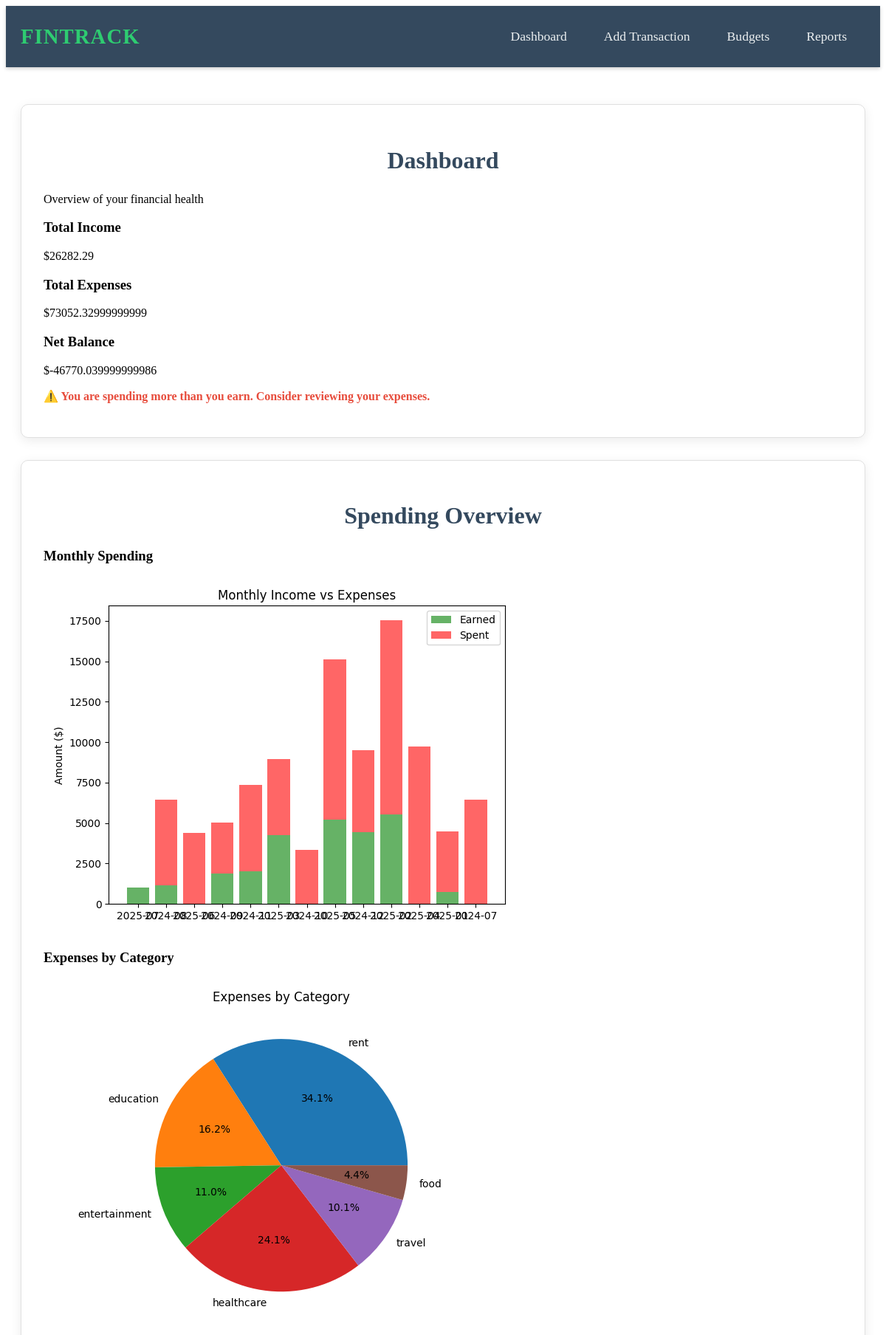
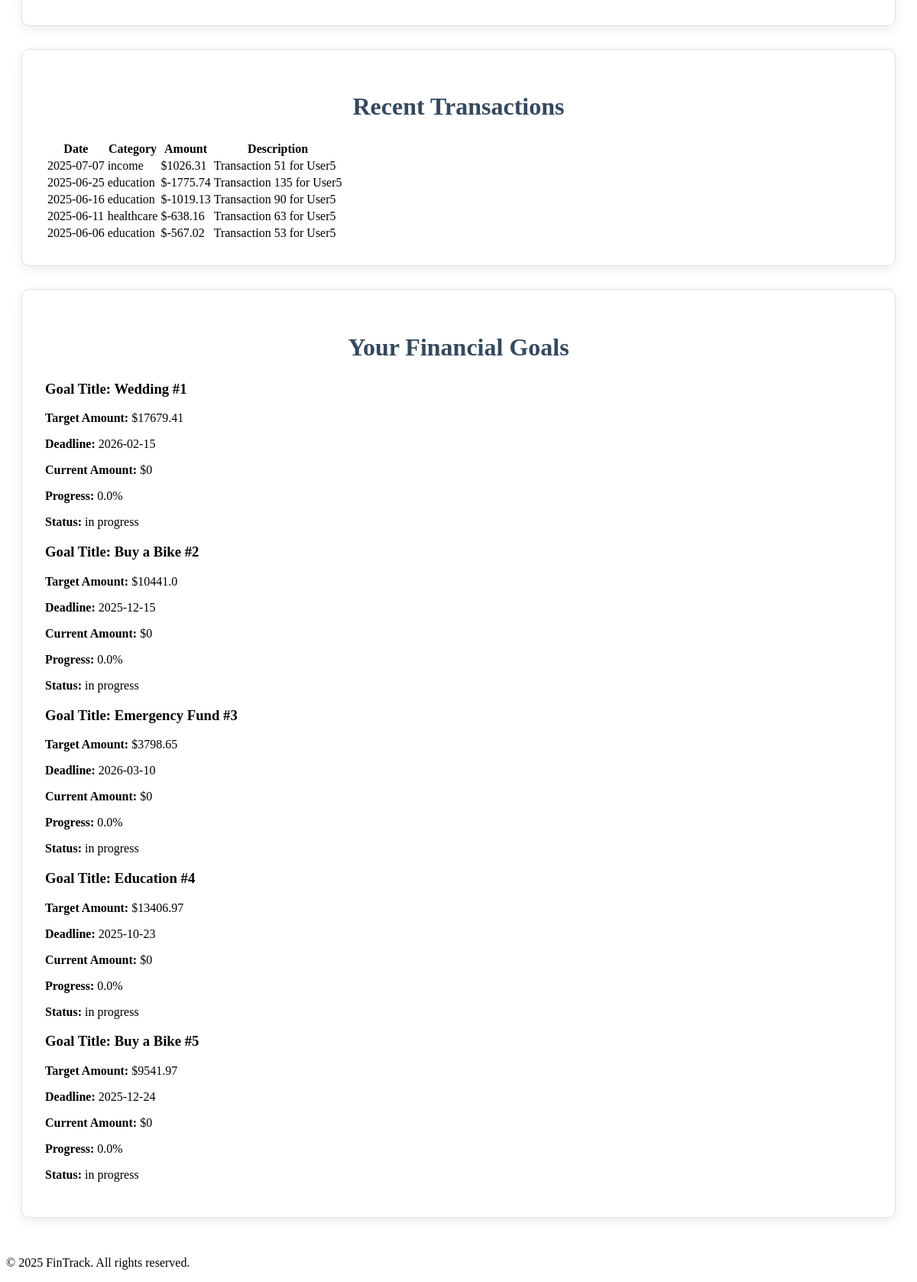
The app's page /dashboard (signed in) with its own data (2 pictures, top to bottom).
### tables this page shows
CREATE TABLE transactions(
        id INTEGER PRIMARY KEY AUTOINCREMENT,
        user_id INTEGER NOT NULL,
        amount REAL,
        category TEXT,
        date TEXT,
        description TEXT,
        FOREIGN KEY(user_id) REFERENCES users(id)
        );

CREATE TABLE goals(
        id INTEGER PRIMARY KEY AUTOINCREMENT,
        user_id INTEGER NOT NULL,
        title TEXT NOT NULL,
        target_amount REAL NOT NULL,
        deadline TEXT,
        status TEXT DEFAULT 'not started',
        FOREIGN KEY(user_id) REFERENCES users(id)
        );

### app.py (the view)
@app.route("/dashboard", methods=["GET"], strict_slashes=False)
def dashboard() -> str:
    user_id = session.get("user_id")
    if not user_id:
        return redirect("/login")
    analysis = run_analysis(user_id)
    recent_transactions = get_recent_transactions(analysis["transactions"], 5)
    monthly_chart = plot_monthly_chart(analysis["monthly_summary"])
    category_chart = plot_category_chart(analysis["category_summary"])
    return render_template(
        "dashboard.html",
        analysis=analysis,
        monthly_chart=monthly_chart,
        recent_transactions=recent_transactions,
        category_chart=category_chart,
        user_name=session.get("user_name", "Guest")
    )

### app.py (called while the page is built)
def plot_monthly_chart(monthly_summary):
    months = list(monthly_summary.keys())
    earned = [monthly_summary[m]['earned'] for m in months]
    spent = [monthly_summary[m]['spent'] for m in months]
    fig, ax = plt.subplots()
    ax.bar(months, earned, label='Earned', color='green', alpha=0.6)
    ax.bar(months, spent, label='Spent', color='red', alpha=0.6, bottom=earned)
    ax.set_ylabel('Amount ($)')
    ax.set_title('Monthly Income vs Expenses')
    ax.legend()
    buf = io.BytesIO()
    plt.tight_layout()
    plt.savefig(buf, format='png')
    plt.close(fig)
    buf.seek(0)
    return base64.b64encode(buf.read()).decode('utf-8')

def plot_category_chart(category_summary):
    categories = list(category_summary.keys())
    amounts = list(category_summary.values())
    fig, ax = plt.subplots()
    ax.pie(amounts, labels=categories, autopct='%1.1f%%')
    ax.set_title('Expenses by Category')
    buf = io.BytesIO()
    plt.tight_layout()
    plt.savefig(buf, format='png')
    plt.close(fig)
    buf.seek(0)
    return base64.b64encode(buf.read()).decode('utf-8')

### db.py (called while the page is built)
def get_db_connection() -> sqlite3.Connection:
    return sqlite3.connect('finance_tracker.db')

def get_transactions(user_id: int | None = None) -> list[Transaction]:
    conn = get_db_connection()
    cursor = conn.cursor()
    if user_id is not None:
        cursor.execute('''
            SELECT * FROM transactions WHERE user_id = ?
        ''', (user_id,))
    else:
        cursor.execute('''
            SELECT * FROM transactions
        ''')
    transactions = cursor.fetchall()
    conn.close()
    return [Transaction(user_id=t[1], amount=t[2], category=t[3], date=t[4], description=t[5]) for t in transactions]

def get_goals(user_id: int | None = None) -> list[Goal]:
    conn = get_db_connection()
    cursor = conn.cursor()
    if user_id is not None:
        cursor.execute('''
            SELECT * FROM goals WHERE user_id = ?
        ''', (user_id,))
    else:
        cursor.execute('''
            SELECT * FROM goals
        ''')
    goals = cursor.fetchall()
    conn.close()
    return [Goal(user_id=g[1], title=g[2], target_amount=g[3], deadline=g[4], status=g[5]) for g in goals]

### utils/analysis.py (called while the page is built)
def get_recent_transactions(transactions, num_transactions):
    transactions.sort(key=lambda t: t.date, reverse=True)
    return transactions[:num_transactions]

### templates/dashboard.html (shortened to what this page needs)
<!DOCTYPE html>
<html lang="en">
<head>
    <link rel="stylesheet" href="{{ url_for('static', filename='style.css') }}">
</head>
<body>
    <header>
        <nav>
            <div class="logo">FinTrack</div>
            <ul class="nav-links">
                <li><a href="/dashboard" class="active">Dashboard</a></li>
                <li><a href="/add_transaction">Add Transaction</a></li>
                <li><a href="#">Budgets</a></li>
                <li><a href="#">Reports</a></li>
            </ul>
        </nav>
    </header>
    <main>
        <section class="dashboard-overview">
            <h2>Dashboard</h2>
            <p class="subtitle">Overview of your financial health</p>
            <div class="summary-cards-container">
                <div class="income-card">
                    <h3>Total Income</h3>
                    <p class="value">${{ analysis.total_earned }}</p>
                </div>
                <div class="expense-card">
                    <h3>Total Expenses</h3>
                    <p class="value">${{ analysis.total_spent }}</p>
                </div>
                <div class="net-balance-card">
                    <h3>Net Balance</h3>
                    <p class="value">${{ analysis.net_balance }}</p>
                </div>
                {% if analysis.net_balance < 0 %}
                <p class="warning-message">⚠️ You are spending more than you earn. Consider reviewing your expenses.</p>
    {% endif %}
            </div>
        </section>
        <section class="Spending-overview">
            <h2>Spending Overview</h2>
            <div class="chart-container">
                <div class="chart-area" id="monthly-summary">
                    <h3>Monthly Spending</h3>
                    <img alt="Monthly Spending Chart"/>
                </div>
                <div class="chart-area" id="category-expenses">
                    <h3>Expenses by Category</h3>
                    <img alt="Category Expenses Chart"/>
                </div>
            </div>
        </section>
        <section class="recent-transactions">
            <h2>Recent Transactions</h2>
            <table class="transactions-table">
                <thead>
                    <tr>
                        <th>Date</th>
                        <th>Category</th>
                        <th>Amount</th>
                        <th>Description</th>
                    </tr>
                </thead>
                <tbody>
                    {% for tx in recent_transactions %}
                    <tr>
                        <td>{{ tx.date }}</td>
                        <td>{{ tx.category }}</td>
                        <td>${{ "%.2f"|format(tx.amount) }}</td>
                        <td>{{ tx.description or 'N/A' }}</td>
                    </tr>
                    {% endfor %}
                </tbody>
            </table>
        </section>
        <section class="financial-goals">
            <h2>Your Financial Goals</h2>
            <div class="goals-container">
                {% for goal in analysis.goals %}
                <div class="goal-card">
                    <h3>Goal Title: {{ goal.title }}</h3>
                    <p><strong>Target Amount:</strong> ${{ goal.target }}</p>
                    <p><strong>Deadline:</strong> {{ goal.deadline }}</p>
                    <p><strong>Current Amount:</strong> ${{ goal.current }}</p>
                    <p><strong>Progress:</strong> {{ goal.progress }}%</p>
                    <p><strong>Status:</strong> {{ goal.status }}</p>
                </div>
                {% endfor %}
            </div>
        </section>
    </main>
    <footer>
        <p>&copy; 2025 FinTrack. All rights reserved.</p>
    </footer>
</body>
</html>

### static/style.css (style rules this page uses)
header { background-color: #34495e; color: #ecf0f1; padding: 15px 0; box-shadow: 0 2px 5px rgba(0, 0, 0, 0.2); width: 100%; position: sticky; top: 0; z-index: 1000; }
nav { display: flex; justify-content: space-between; align-items: center; max-width: 1200px; margin: 0 auto; padding: 0 20px; }
.logo { font-size: 1.8em; font-weight: bold; color: #2ecc71; text-transform: uppercase; letter-spacing: 1px; }
nav ul { list-style: none; display: flex;; }
nav ul li { margin: 0 25px; }
nav ul li a { color: #ecf0f1; text-decoration: none; font-weight: 500; font-size: 1.1em; transition: color 0.3s ease; }
main { max-width: 1200px; margin: 30px auto; padding: 20px; display: flex; flex-direction: column; gap: 30px; }
section { background-color: #ffffff; padding: 30px; border-radius: 10px; box-shadow: 0 4px 15px rgba(0, 0, 0, 0.08); border: 1px solid #e0e0e0; }
section h2 { font-size: 2em; color: #34495e; margin-bottom: 25px; text-align: center; }
.warning-message { color: #e74c3c; font-weight: bold; margin-top: 1rem; }

### records on screen
transactions: date "2025-07-07", category "income", amount "1026.31", description "Transaction 51 for User5"
transactions: date "2025-06-25", category "education", amount "-1775.74", description "Transaction 135 for User5"
transactions: date "2025-06-16", category "education", amount "-1019.13", description "Transaction 90 for User5"
transactions: date "2025-06-11", category "healthcare", amount "-638.16", description "Transaction 63 for User5"
transactions: date "2025-06-06", category "education", amount "-567.02", description "Transaction 53 for User5"
goals: title "Wedding #1", target "17679.41", deadline "2026-02-15", current "0", progress "0.0", status "in progress"
goals: title "Buy a Bike #2", target "10441.0", deadline "2025-12-15", current "0", progress "0.0", status "in progress"
goals: title "Emergency Fund #3", target "3798.65", deadline "2026-03-10", current "0", progress "0.0", status "in progress"
goals: title "Education #4", target "13406.97", deadline "2025-10-23", current "0", progress "0.0", status "in progress"
goals: title "Buy a Bike #5", target "9541.97", deadline "2025-12-24", current "0", progress "0.0", status "in progress"

### other values on screen
{{ analysis.total_earned }} "26282.29"
{{ analysis.total_spent }} "73052.32999999999"
{{ analysis.net_balance }} "-46770.039999999986"
